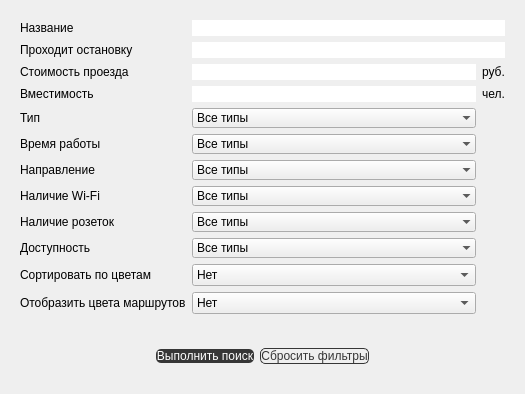
              <widget class="QWidget" name="pageFind">
               <property name="geometry">
                <rect>
                 <x>0</x>
                 <y>-105</y>
                 <width>525</width>
                 <height>394</height>
                </rect>
               </property>
               <attribute name="label">
                <string>Параметры поиска</string>
               </attribute>
               <layout class="QGridLayout" name="gridLayout_11">
                <item row="0" column="0">
                 <widget class="QGroupBox" name="groupBox_8">
                  <property name="styleSheet">
                   <string notr="true">QGroupBox { 
	border: none;
	outline: none;  
}</string>
                  </property>
                  <property name="title">
                   <string/>
                  </property>
                  <layout class="QGridLayout" name="gridLayout_6">
                   <item row="3" column="2">
                    <widget class="QLabel" name="label_26">
                     <property name="styleSheet">
                      <string notr="true"/>
                     </property>
                     <property name="text">
                      <string>чел.</string>
                     </property>
                    </widget>
                   </item>
                   <item row="6" column="0">
                    <widget class="QLabel" name="label_3">
                     <property name="styleSheet">
                      <string notr="true"/>
                     </property>
                     <property name="text">
                      <string>Направление</string>
                     </property>
                    </widget>
                   </item>
                   <item row="4" column="1">
                    <widget class="QComboBox" name="comboBoxType">
                     <property name="styleSheet">
                      <string notr="true"/>
                     </property>
                     <property name="frame">
                      <bool>false</bool>
                     </property>
                     <item>
                      <property name="text">
                       <string>Все типы</string>
                      </property>
                     </item>
                     <item>
                      <property name="text">
                       <string>Автобус</string>
                      </property>
                     </item>
                     <item>
                      <property name="text">
                       <string>Электробус</string>
                      </property>
                     </item>
                     <item>
                      <property name="text">
                       <string>Троллейбус</string>
                      </property>
                     </item>
                    </widget>
                   </item>
                   <item row="5" column="0">
                    <widget class="QLabel" name="label_2">
                     <property name="styleSheet">
                      <string notr="true"/>
                     </property>
                     <property name="text">
                      <string>Время работы</string>
                     </property>
                    </widget>
                   </item>
                   <item row="0" column="0">
                    <widget class="QLabel" name="label_30">
                     <property name="styleSheet">
                      <string notr="true"/>
                     </property>
                     <property name="text">
                      <string>Название</string>
                     </property>
                    </widget>
                   </item>
                   <item row="2" column="0">
                    <widget class="QLabel" name="label_29">
                     <property name="styleSheet">
                      <string notr="true"/>
                     </property>
                     <property name="text">
                      <string>Стоимость проезда</string>
                     </property>
                    </widget>
                   </item>
                   <item row="11" column="1">
                    <widget class="QComboBox" name="comboBoxSortByColor">
                     <item>
                      <property name="text">
                       <string>Нет</string>
                      </property>
                     </item>
                     <item>
                      <property name="text">
                       <string>Да</string>
                      </property>
                     </item>
                    </widget>
                   </item>
                   <item row="3" column="0">
                    <widget class="QLabel" name="label_28">
                     <property name="styleSheet">
                      <string notr="true"/>
                     </property>
                     <property name="text">
                      <string>Вместимость</string>
                     </property>
                    </widget>
                   </item>
                   <item row="1" column="0">
                    <widget class="QLabel" name="label_31">
                     <property name="styleSheet">
                      <string notr="true"/>
                     </property>
                     <property name="text">
                      <string>Проходит остановку</string>
                     </property>
                    </widget>
                   </item>
                   <item row="3" column="1">
                    <widget class="QLineEdit" name="lineEdit_capacity">
                     <property name="styleSheet">
                      <string notr="true">/*QLineEdit 
{
	background-color: #F2F2F2;
}*/</string>
                     </property>
                     <property name="frame">
                      <bool>false</bool>
                     </property>
                     <property name="alignment">
                      <set>Qt::AlignmentFlag::AlignCenter</set>
                     </property>
                     <property name="clearButtonEnabled">
                      <bool>true</bool>
                     </property>
                    </widget>
                   </item>
                   <item row="8" column="1">
                    <widget class="QComboBox" name="comboBoxHasSockets">
                     <property name="frame">
                      <bool>false</bool>
                     </property>
                     <item>
                      <property name="text">
                       <string>Все типы</string>
                      </property>
                     </item>
                     <item>
                      <property name="text">
                       <string>Есть</string>
                      </property>
                     </item>
                     <item>
                      <property name="text">
                       <string>Отсутствуют</string>
                      </property>
                     </item>
                    </widget>
                   </item>
                   <item row="4" column="0">
                    <widget class="QLabel" name="label">
                     <property name="styleSheet">
                      <string notr="true"/>
                     </property>
                     <property name="text">
                      <string>Тип</string>
                     </property>
                    </widget>
                   </item>
                   <item row="5" column="1">
                    <widget class="QComboBox" name="comboBoxOperatingTime">
                     <property name="frame">
                      <bool>false</bool>
                     </property>
                     <item>
                      <property name="text">
                       <string>Все типы</string>
                      </property>
                     </item>
                     <item>
                      <property name="text">
                       <string>Дневной маршрут</string>
                      </property>
                     </item>
                     <item>
                      <property name="text">
                       <string>Ночной маршрут</string>
                      </property>
                     </item>
                    </widget>
                   </item>
                   <item row="8" column="0">
                    <widget class="QLabel" name="label_6">
                     <property name="styleSheet">
                      <string notr="true"/>
                     </property>
                     <property name="text">
                      <string>Наличие розеток</string>
                     </property>
                    </widget>
                   </item>
                   <item row="2" column="2">
                    <widget class="QLabel" name="label_27">
                     <property name="styleSheet">
                      <string notr="true"/>
                     </property>
                     <property name="text">
                      <string>руб.</string>
                     </property>
                    </widget>
                   </item>
                   <item row="7" column="0">
                    <widget class="QLabel" name="label_4">
                     <property name="styleSheet">
                      <string notr="true"/>
                     </property>
                     <property name="text">
                      <string>Наличие Wi-Fi</string>
                     </property>
                    </widget>
                   </item>
                   <item row="12" column="0">
                    <widget class="QLabel" name="label_9">
                     <property name="styleSheet">
                      <string notr="true"/>
                     </property>
                     <property name="text">
                      <string>Отобразить цвета маршрутов</string>
                     </property>
                    </widget>
                   </item>
                   <item row="11" column="0">
                    <widget class="QLabel" name="label_8">
                     <property name="styleSheet">
                      <string notr="true"/>
                     </property>
                     <property name="text">
                      <string>Сортировать по цветам</string>
                     </property>
                    </widget>
                   </item>
                   <item row="2" column="1">
                    <widget class="QLineEdit" name="lineEdit_price">
                     <property name="styleSheet">
                      <string notr="true">/*QLineEdit 
{
	background-color: #F2F2F2;
}*/</string>
                     </property>
                     <property name="frame">
                      <bool>false</bool>
                     </property>
                     <property name="alignment">
                      <set>Qt::AlignmentFlag::AlignCenter</set>
                     </property>
                     <property name="clearButtonEnabled">
                      <bool>true</bool>
                     </property>
                    </widget>
                   </item>
                   <item row="6" column="1">
                    <widget class="QComboBox" name="comboBoxDirection">
                     <property name="frame">
                      <bool>false</bool>
                     </property>
                     <item>
                      <property name="text">
                       <string>Все типы</string>
                      </property>
                     </item>
                     <item>
                      <property name="text">
                       <string>Кольцевой</string>
                      </property>
                     </item>
                     <item>
                      <property name="text">
                       <string>Некольцевой</string>
                      </property>
                     </item>
                    </widget>
                   </item>
                   <item row="12" column="1">
                    <widget class="QComboBox" name="comboBoxShowColors">
                     <item>
                      <property name="text">
                       <string>Нет</string>
                      </property>
                     </item>
                     <item>
                      <property name="text">
                       <string>Да</string>
                      </property>
                     </item>
                    </widget>
                   </item>
                   <item row="7" column="1">
                    <widget class="QComboBox" name="comboBoxHasWiFi">
                     <property name="frame">
                      <bool>false</bool>
                     </property>
                     <item>
                      <property name="text">
                       <string>Все типы</string>
                      </property>
                     </item>
                     <item>
                      <property name="text">
                       <string>Есть</string>
                      </property>
                     </item>
                     <item>
                      <property name="text">
                       <string>Отсутствуют</string>
                      </property>
                     </item>
                    </widget>
                   </item>
                   <item row="9" column="0">
                    <widget class="QLabel" name="label_7">
                     <property name="styleSheet">
                      <string notr="true"/>
                     </property>
                     <property name="text">
                      <string>Доступность</string>
                     </property>
                    </widget>
                   </item>
                   <item row="9" column="1">
                    <widget class="QComboBox" name="comboBoxAvailable">
                     <property name="frame">
                      <bool>false</bool>
                     </property>
                     <item>
                      <property name="text">
                       <string>Все типы</string>
                      </property>
                     </item>
                     <item>
                      <property name="text">
                       <string>Доступен</string>
                      </property>
                     </item>
                     <item>
                      <property name="text">
                       <string>Недоступен</string>
                      </property>
                     </item>
                    </widget>
                   </item>
                   <item row="0" column="1" colspan="2">
                    <widget class="QLineEdit" name="lineEdit_busname">
                     <property name="styleSheet">
                      <string notr="true">/*QLineEdit 
{
	background-color: #F2F2F2;
}*/</string>
                     </property>
                     <property name="text">
                      <string/>
                     </property>
                     <property name="frame">
                      <bool>false</bool>
                     </property>
                     <property name="alignment">
                      <set>Qt::AlignmentFlag::AlignCenter</set>
                     </property>
                     <property name="clearButtonEnabled">
                      <bool>true</bool>
                     </property>
                    </widget>
                   </item>
                   <item row="1" column="1" colspan="2">
                    <widget class="QLineEdit" name="lineEdit_stopname">
                     <property name="styleSheet">
                      <string notr="true">/*QLineEdit 
{
	background-color: #F2F2F2;
}*/</string>
                     </property>
                     <property name="frame">
                      <bool>false</bool>
                     </property>
                     <property name="alignment">
                      <set>Qt::AlignmentFlag::AlignCenter</set>
                     </property>
                     <property name="clearButtonEnabled">
                      <bool>true</bool>
                     </property>
                    </widget>
                   </item>
                  </layout>
                 </widget>
                </item>
                <item row="1" column="0">
                 <widget class="QGroupBox" name="groupBox_9">
                  <property name="styleSheet">
                   <string notr="true">QGroupBox 
{
	border: none;
	outline: none;
}</string>
                  </property>
                  <property name="title">
                   <string/>
                  </property>
                  <layout class="QHBoxLayout" name="horizontalLayout_3">
                   <item>
                    <spacer name="horizontalSpacer_9">
                     <property name="orientation">
                      <enum>Qt::Orientation::Horizontal</enum>
                     </property>
                     <property name="sizeHint" stdset="0">
                      <size>
                       <width>40</width>
                       <height>20</height>
                      </size>
                     </property>
                    </spacer>
                   </item>
                   <item>
                    <widget class="QPushButton" name="search_bus">
                     <property name="sizePolicy">
                      <sizepolicy hsizetype="Preferred" vsizetype="Fixed">
                       <horstretch>0</horstretch>
                       <verstretch>0</verstretch>
                      </sizepolicy>
                     </property>
                     <property name="styleSheet">
                      <string notr="true">QPushButton {   
	color: #FFFFFF;
	background-color: #363636; 
	border-radius: 5px;
}</string>
                     </property>
                     <property name="text">
                      <string>Выполнить поиск</string>
                     </property>
                     <property name="checkable">
                      <bool>false</bool>
                     </property>
                     <property name="flat">
                      <bool>false</bool>
                     </property>
                    </widget>
                   </item>
                   <item>
                    <widget class="QPushButton" name="reset_all_filters">
                     <property name="sizePolicy">
                      <sizepolicy hsizetype="Preferred" vsizetype="Fixed">
                       <horstretch>0</horstretch>
                       <verstretch>0</verstretch>
                      </sizepolicy>
                     </property>
                     <property name="styleSheet">
                      <string notr="true">QPushButton {  
	color: #363636;
	/*background-color: #363636; */
	border-radius: 5px;
	border: 1px solid #363636;
} </string>
                     </property>
                     <property name="text">
                      <string>Сбросить фильтры</string>
                     </property>
                    </widget>
                   </item>
                   <item>
                    <spacer name="horizontalSpacer_10">
                     <property name="orientation">
                      <enum>Qt::Orientation::Horizontal</enum>
                     </property>
                     <property name="sizeHint" stdset="0">
                      <size>
                       <width>40</width>
                       <height>20</height>
                      </size>
                     </property>
                    </spacer>
                   </item>
                  </layout>
                 </widget>
                </item>
               </layout>
              </widget>
